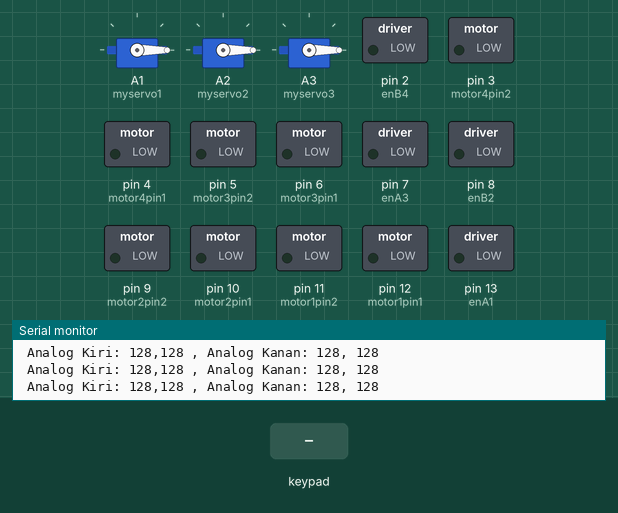
This sketch was run on a simulated Arduino Uno, built with avr-gcc and run on an emulated ATmega328P. Parts: 3 × servo, switched loads named in the sketch (green lamp = pin HIGH), the last lines printed to the serial monitor. The inputs (shaded band) are chosen by the test bench.

Above: at 1.7 s.
1.8 s: key 'U' pressed
At 2.02 s:
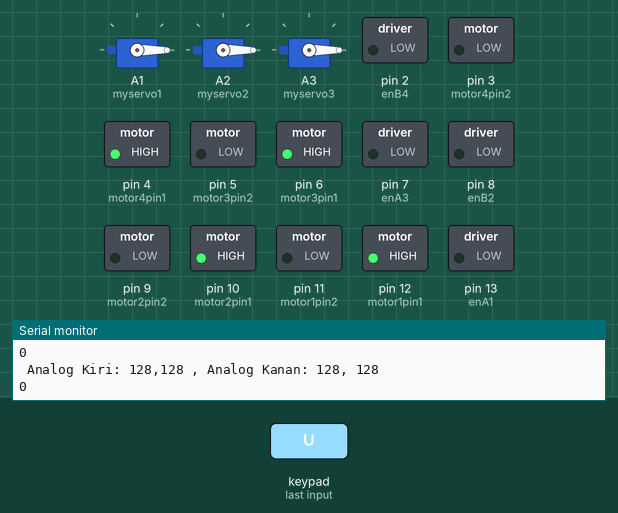
3.7 s: key 'D' pressed
At 3.9 s:
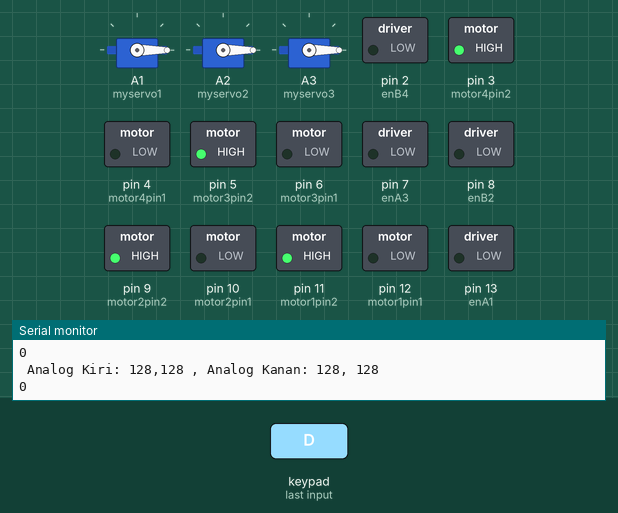
5.6 s: key 'X' pressed
At 5.81 s:
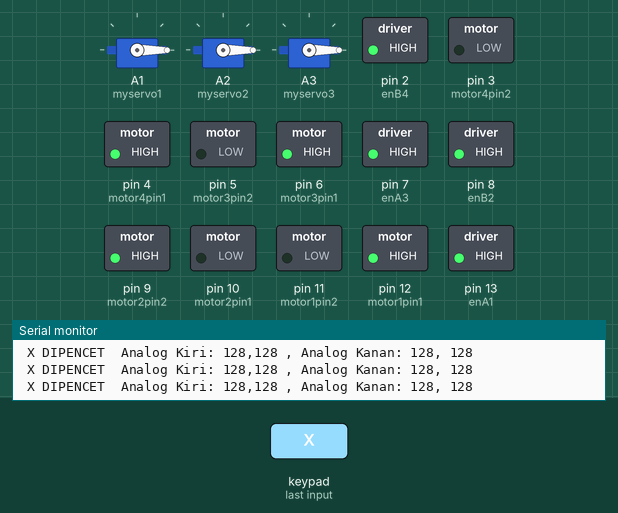
7.5 s: key 'O' pressed
At 7.72 s:
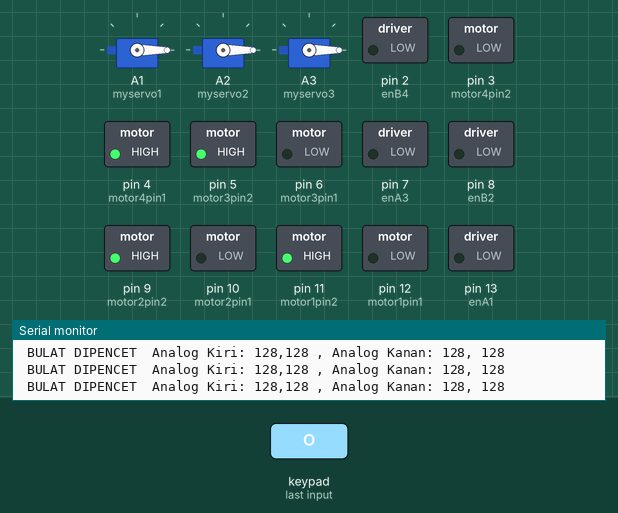
9.4 s: key 'L' pressed
At 9.6 s:
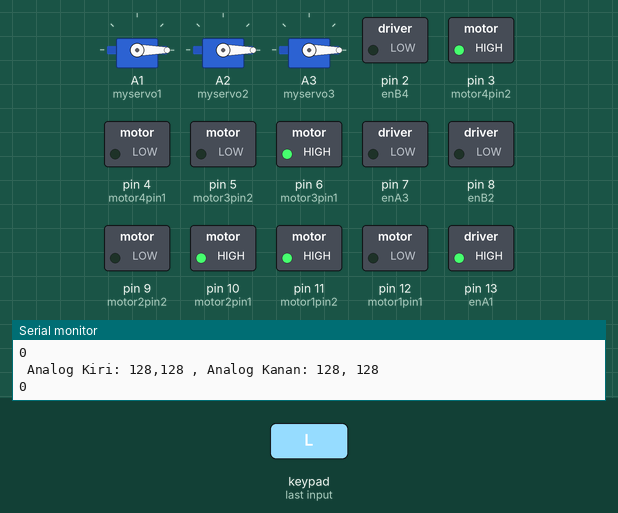
11.3 s: key 'S' pressed
At 11.51 s:
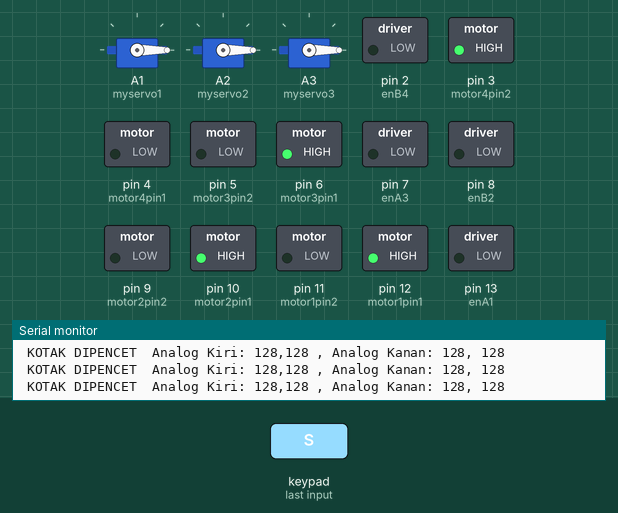
Timing chart, 0 to 14.2 s (numbered marks = the images above; inputs shaded):
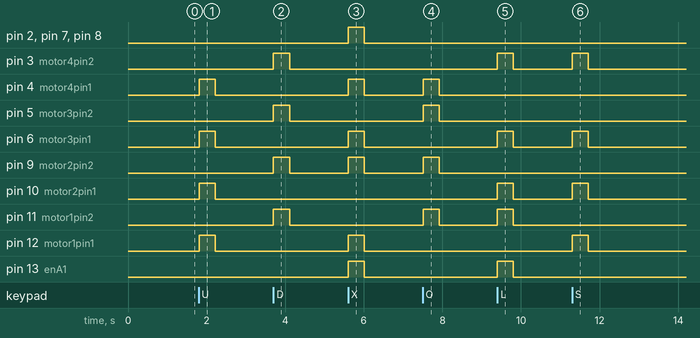

Measured:
- after the input at 1.8 s, pin 4 (motor4pin1), pin 6 (motor3pin1), pin 10 (motor2pin1), pin 12 (motor1pin1): LOW → HIGH at once, → LOW 0.41 s later
- after the input at 3.7 s, pin 3 (motor4pin2), pin 5 (motor3pin2), pin 9 (motor2pin2), pin 11 (motor1pin2): LOW → HIGH at once, → LOW 0.41 s later
- after the input at 5.6 s, pin 2 (enB4), pin 4 (motor4pin1), pin 6 (motor3pin1), pin 7 (enA3), pin 8 (enB2), pin 9 (motor2pin2), pin 12 (motor1pin1), pin 13 (enA1): LOW → HIGH at once, → LOW 0.41 s later
- after the input at 7.5 s, pin 4 (motor4pin1), pin 5 (motor3pin2), pin 9 (motor2pin2), pin 11 (motor1pin2): LOW → HIGH at once, → LOW 0.41 s later
- after the input at 9.4 s, pin 3 (motor4pin2), pin 6 (motor3pin1), pin 10 (motor2pin1), pin 11 (motor1pin2), pin 13 (enA1): LOW → HIGH at once, → LOW 0.41 s later
- after the input at 11.3 s, pin 3 (motor4pin2), pin 6 (motor3pin1), pin 10 (motor2pin1), pin 12 (motor1pin1): LOW → HIGH at once, → LOW 0.41 s later

The sketch:

KRTMI_JUARA_1_NASIONAL.ino
```cpp
#include <PS2X_lib.h>
int pwm;

#define enA1 13
#define enB2 8
#define enA3 7
#define enB4 2

#define motor1pin1 12
#define motor1pin2 11
#define motor2pin1 10
#define motor2pin2 9
#define motor3pin1 6
#define motor3pin2 5
#define motor4pin1 4
#define motor4pin2 3
PS2X ps2x;

int error = 0;
byte type = 0;
byte vibrate = 0;
int LY, LX, RY, RX, LYold, LXold, RYold, RXold;


//============================================== SERVO ======================================================
//#include <AX12A.h>
//#define DirectionPin  (10u)
//#define BaudRate    (1000000ul)
//#define ID    12

#include <Servo.h>
Servo myservo1; //-----> Capit
Servo myservo2; //-----> Putar
Servo myservo3; //-----> Naik Turun


//=============================================  SET UP  ===================================================
void setup() {

  //---------  PIN SERVO   --------
  myservo1.attach(A1);
  myservo2.attach(A2);
  myservo3.attach(A3);

  //-----  SUDUT AWAL SERVO ------
  myservo1.write(0);
  myservo2.write(0);
  myservo3.write(0);


  //ax12a.begin(BaudRate, DirectionPin, &Serial2);
  //ax12a.setEndless(ID, ON);

  pinMode(enA1, OUTPUT);
  pinMode(enB2, OUTPUT);
  pinMode(enA3, OUTPUT);
  pinMode(enB4, OUTPUT);
  pinMode(motor1pin1, OUTPUT);
  pinMode(motor1pin2, OUTPUT);
  pinMode(motor2pin1, OUTPUT);
  pinMode(motor2pin2, OUTPUT);
  pinMode(motor3pin1, OUTPUT);
  pinMode(motor3pin2, OUTPUT);
  pinMode(motor4pin1, OUTPUT);
  pinMode(motor4pin2, OUTPUT);

  Serial.begin(115200);
  delay(500);

//============================ 53 clock, 51 command, 52 attention, 50 data, Pressures?, Rumble? ====================================
  error = ps2x.config_gamepad(53, 51, 52, 50, true, true);
  if (error == 0) {
    Serial.println("Found Controller, configured successful dan bismillah juara 1");
  }

  else if (error == 1)
    Serial.println("No controller found, check wiring, see readme.txt to enable debug. visit www.billporter.info for troubleshooting tips");
  else if (error == 2)
    Serial.println("Controller found but not accepting commands. see readme.txt to enable debug. Visit www.billporter.info for troubleshooting tips");
  else if (error == 3)
    Serial.println("Controller refusing to enter Pressures mode, may not support it. ");

  type = ps2x.readType();
  switch (type) {
    case 0:
      Serial.println("Unknown Controller type");
      break;
    case 1:
      Serial.println("DualShock Controller Found");
      break;
    case 2:
      Serial.println("GuitarHero Controller Found");
      break;
  }
}


//===============================================  LOOPING  ======================================================
void loop()
{
  LY = (int) ps2x.Analog(PSS_LY);
  LX = (int) ps2x.Analog(PSS_LX);
  RY = (int) ps2x.Analog(PSS_RY);
  RX = (int) ps2x.Analog(PSS_RX);

  Serial.print(" Analog Kiri: ");
  Serial.print(ps2x.Analog(PSS_LY), DEC); //Left stick, Y axis. Other options: LX, RY, RX
  Serial.print(",");
  Serial.print(ps2x.Analog(PSS_LX), DEC);
  Serial.print(" ,");
  Serial.print(" Analog Kanan: ");
  Serial.print(ps2x.Analog(PSS_RY), DEC);
  Serial.print(", ");
  Serial.println(ps2x.Analog(PSS_RX), DEC);


 //================================= PEMBACAAN STIK =========================================
  ps2x.read_gamepad(false, vibrate);

  //SEGITIGA
  if (ps2x.Button(PSB_TRIANGLE))
  {
    analogWrite(enA1, 143);
    analogWrite(enB2, 140);
    analogWrite(enA3, 145);
    analogWrite(enB4, 140);
    digitalWrite(motor1pin1, LOW);
    digitalWrite(motor1pin2, HIGH);

    digitalWrite(motor2pin1, HIGH);
    digitalWrite(motor2pin2, LOW);

    digitalWrite(motor3pin1, LOW);
    digitalWrite(motor3pin2, HIGH);

    digitalWrite(motor4pin1, LOW);
    digitalWrite(motor4pin2, HIGH);
    Serial.print(" SEGITIGA DIPENCET ");
  }

  //X
  else if (ps2x.Button(PSB_CROSS))
  {
    analogWrite(enA1, 137);
    analogWrite(enB2, 130);
    analogWrite(enA3, 130);
    analogWrite(enB4, 130);
    digitalWrite(motor1pin1, HIGH);
    digitalWrite(motor1pin2, LOW);

    digitalWrite(motor2pin1, LOW);
    digitalWrite(motor2pin2, HIGH);

    digitalWrite(motor3pin1, HIGH);
    digitalWrite(motor3pin2, LOW);

    digitalWrite(motor4pin1, HIGH);
    digitalWrite(motor4pin2, LOW);
    Serial.print(" X DIPENCET ");
  }

//=================================================  SERVO CAPIT  ===========================================================
  else if (ps2x.Button(PSB_L1))
  {
    myservo1.write(25);
  }
  else if (ps2x.Button(PSB_L2))
  {
    myservo1.write(120);
  }

//===================================================  SERVO PUTAR  ========================================================
  else if (ps2x.Button(PSB_R1))
  {
    myservo2.write(25);
  }

  else if (ps2x.Button(PSB_R2))
  {
    myservo2.write(120);
  }


  //BULET
  else if (ps2x.Button(PSB_CIRCLE))
  {
    pwm = 65;
    analogWrite(enA1, pwm);
    analogWrite(enB2, pwm);
    analogWrite(enA3, pwm);
    analogWrite(enB4, pwm);
    digitalWrite(motor1pin1, LOW);
    digitalWrite(motor1pin2, HIGH);

    digitalWrite(motor2pin1, LOW);
    digitalWrite(motor2pin2, HIGH);

    digitalWrite(motor3pin1, LOW);
    digitalWrite(motor3pin2, HIGH);

    digitalWrite(motor4pin1, HIGH);
    digitalWrite(motor4pin2, LOW);
    Serial.print(" BULAT DIPENCET ");
  }

  //KOTAK
  else if (ps2x.Button(PSB_SQUARE))
  {
    pwm = 65;
    analogWrite(enA1, pwm);
    analogWrite(enB2, pwm);
    analogWrite(enA3, pwm);
    analogWrite(enB4, pwm);
    digitalWrite(motor1pin1, HIGH);
    digitalWrite(motor1pin2, LOW);

    digitalWrite(motor2pin1, HIGH);
    digitalWrite(motor2pin2, LOW);

    digitalWrite(motor3pin1, HIGH);
    digitalWrite(motor3pin2, LOW);

    digitalWrite(motor4pin1, LOW);
    digitalWrite(motor4pin2, HIGH);
    Serial.print(" KOTAK DIPENCET ");
  }


//=============================================== ANALOG KIRI ================================================
  //move forward ANALOG
  else if ((ps2x.Analog(PSS_LY) < 64) && ((ps2x.Analog(PSS_LX) >= 64) && (ps2x.Analog(PSS_LX) <= 192)))
  {
    analogWrite(enA1, 125);
    analogWrite(enB2, 95);
    analogWrite(enA3, 105);
    analogWrite(enB4, 115);
    digitalWrite(motor1pin1, HIGH);
    digitalWrite(motor1pin2, LOW);

    digitalWrite(motor2pin1, HIGH);
    digitalWrite(motor2pin2, LOW);

    digitalWrite(motor3pin1, HIGH);
    digitalWrite(motor3pin2, LOW);

    digitalWrite(motor4pin1, HIGH);
    digitalWrite(motor4pin2, LOW);
  }

  //move backward ANALOG
  else if ((ps2x.Analog(PSS_LY) > 192) && ((ps2x.Analog(PSS_LX) >= 64) && (ps2x.Analog(PSS_LX) <= 192)))
  {
    analogWrite(enA1, 125);
    analogWrite(enB2, 95);
    analogWrite(enA3, 105);
    analogWrite(enB4, 115);
    digitalWrite(motor1pin1, LOW);
    digitalWrite(motor1pin2, HIGH);

    digitalWrite(motor2pin1, LOW);
    digitalWrite(motor2pin2, HIGH);

    digitalWrite(motor3pin1, LOW);
    digitalWrite(motor3pin2, HIGH);

    digitalWrite(motor4pin1, LOW);
    digitalWrite(motor4pin2, HIGH);
  }

  //move left ANALOG
  else if ((ps2x.Analog(PSS_LX) < 64) && ((ps2x.Analog(PSS_LY) >= 64) && (ps2x.Analog(PSS_LY) <= 192)))
  {
    analogWrite(enA1, 140);
    analogWrite(enB2, 105);
    analogWrite(enA3, 101);
    analogWrite(enB4, 111);
    digitalWrite(motor1pin1, LOW);
    digitalWrite(motor1pin2, HIGH);

    digitalWrite(motor2pin1, HIGH);
    digitalWrite(motor2pin2, LOW);

    digitalWrite(motor3pin1, HIGH);
    digitalWrite(motor3pin2, LOW);

    digitalWrite(motor4pin1, LOW);
    digitalWrite(motor4pin2, HIGH);
  }

  //move right ANALOG
  else if ((ps2x.Analog(PSS_LX) > 192) && ((ps2x.Analog(PSS_LY) >= 64) && (ps2x.Analog(PSS_LY) <= 192)))
  {
    analogWrite(enA1, 131);
    analogWrite(enB2, 101);
    analogWrite(enA3, 101);
    analogWrite(enB4, 111);
    digitalWrite(motor1pin1, HIGH);
    digitalWrite(motor1pin2, LOW);

    digitalWrite(motor2pin1, LOW);
    digitalWrite(motor2pin2, HIGH);

    digitalWrite(motor3pin1, LOW);
    digitalWrite(motor3pin2, HIGH);

    digitalWrite(motor4pin1, HIGH);
    digitalWrite(motor4pin2, LOW);
  }


//================================================  ANALOG KANAN  ======================================================
  else if ((ps2x.Analog(PSS_RX) < 64) && ((ps2x.Analog(PSS_RY) >= 64) && (ps2x.Analog(PSS_RY) <= 192)))
  {
    muterka();
  }
  else if ((ps2x.Analog(PSS_RX) > 192) && ((ps2x.Analog(PSS_RY) >= 64) && (ps2x.Analog(PSS_RY) <= 192)))
  {
    muter();
  }


//============================================= ANALOG KIRI DIAGONAL ======================================================
  //MAJU KIRI
  else if ((ps2x.Analog(PSS_LY) < 50) && ((ps2x.Analog(PSS_LX) >= 0) && (ps2x.Analog(PSS_LX) <= 50)))
  {
    //analogWrite(enA1, pwm);
    analogWrite(enB2, 130);
    analogWrite(enA3, 130);
    //analogWrite(enB4, pwm);
    digitalWrite(motor2pin1, HIGH); digitalWrite(motor2pin2, LOW);
    digitalWrite(motor3pin1, LOW);  digitalWrite(motor3pin2, HIGH);
  }

  //MAJU KANAN
  else if ((ps2x.Analog(PSS_LY) < 64) && ((ps2x.Analog(PSS_LX) >= 200) && (ps2x.Analog(PSS_LX) <= 255)))
  {
    analogWrite(enA1, 130);
    //analogWrite(enB2, pwm);
    //analogWrite(enA3, pwm);
    analogWrite(enB4, 130);
    digitalWrite(motor1pin1, LOW);
    digitalWrite(motor1pin2, HIGH);

    digitalWrite(motor4pin1, LOW);
    digitalWrite(motor4pin2, HIGH);
  }

  //MUNDUR KIRI
  else if ((ps2x.Analog(PSS_LY) < 257) && ((ps2x.Analog(PSS_LX) >= 0) && (ps2x.Analog(PSS_LX) <= 64)))
  {
    analogWrite(enA1, 130);
    //analogWrite(enB2, pwm);
    //analogWrite(enA3, pwm);
    analogWrite(enB4, 130);
    digitalWrite(motor1pin1, HIGH);
    digitalWrite(motor1pin2, LOW);

    digitalWrite(motor4pin1, HIGH);
    digitalWrite(motor4pin2, LOW);
  }

  //MUNDUR KANAN
  else if ((ps2x.Analog(PSS_LY) > 220) && ((ps2x.Analog(PSS_LX) >= 200) && (ps2x.Analog(PSS_LX) <= 255)))
  {
    //analogWrite(enA1, pwm);
    //analogWrite(enB2, 75);
    //analogWrite(enA3, 75);
    //analogWrite(enB4, pwm);
    //digitalWrite(motor2pin1, LOW);
    //digitalWrite(motor2pin2, HIGH);
    //digitalWrite(motor3pin1, HIGH);
    //digitalWrite(motor3pin2, LOW);

  }


//=================================================== PAD BUTTON ==================================================
  //SELECT
  else if (ps2x.Button(PSB_SELECT))
  {
    myservo2.write(180);
  }

  //MOVE FORWARD
  else if (ps2x.Button(PSB_PAD_UP))
  {
    Serial.println(ps2x.Analog(PSAB_PAD_UP), DEC);
    maju();
  }

  //MOVE RIGHT
  else if (ps2x.Button(PSB_PAD_RIGHT))
  {
    belokkanan();
    Serial.println(ps2x.Analog(PSB_PAD_RIGHT), DEC);      //move right
  }

  //MOVE LEFT
  else if (ps2x.Button(PSB_PAD_LEFT))
  {
    belokkiri();
    Serial.println(ps2x.Analog(PSB_PAD_LEFT), DEC);
  }

  //MOVE BACKWARD
  else if (ps2x.Button(PSB_PAD_DOWN))
  {
    mundur();
    Serial.println(ps2x.Analog(PSAB_PAD_DOWN), DEC);
  }


//=======================================================  SERVO AX  ===================================================
  else if ((ps2x.Analog(PSS_RY) < 64) && ((ps2x.Analog(PSS_RX) >= 64) && (ps2x.Analog(PSS_RX) <= 192)))
  {
    myservo3.write(25);
    //ax12a.ledStatus(ID, OFF);
    //ax12a.turn(ID, RIGHT, 500);
  }
  else if ((ps2x.Analog(PSS_RY) > 192) && ((ps2x.Analog(PSS_RX) >= 64) && (ps2x.Analog(PSS_RX) <= 192)))
  {
    myservo3.write(120);
    //ax12a.ledStatus(ID, ON);
    //ax12a.turn(ID, LEFT, 500);
  }


//====================================================  STOP  ============================================================
  else
  {
    hop();
    //ax12a.turn(ID, LEFT, 0);
  }


//---------------------------------------------------  UWU  ------------------------------------------------------------
  if (LX != LXold || LY != LYold)
  {
    Serial.print("L Stick Values:");
    Serial.print(LY, DEC);
    Serial.print(",");
    Serial.println(LX, DEC);
  }
  if (RX != RXold || RY != RYold)
  {
    Serial.print("R Stick Values:");
    Serial.print(RY, DEC);
    Serial.print(",");
    Serial.println(RX, DEC);
  }

  LYold = LY;
  LXold = LX;
  RYold = RY;
  RXold = RX;

  delay(20);
}


//=========================================================  VOID  ===========================================================

void makan() {
  pwm = 100;
  analogWrite(enA1, pwm);
  //analogWrite(enB2, pwm);
  //analogWrite(enA3, pwm);
  analogWrite(enB4, pwm);
  digitalWrite(motor1pin1, LOW); //DEPAN
  digitalWrite(motor1pin2, HIGH);

  digitalWrite(motor4pin1, LOW);
  digitalWrite(motor4pin2, HIGH);
}

void makir() {
  pwm = 100;
  //analogWrite(enA1, pwm);
  analogWrite(enB2, pwm);
  analogWrite(enA3, pwm);
  //analogWrite(enB4, pwm);

  digitalWrite(motor2pin1, HIGH);
  digitalWrite(motor2pin2, LOW);

  digitalWrite(motor3pin1, LOW);
  digitalWrite(motor3pin2, HIGH);
}

void mukir() {
  pwm = 100;
  analogWrite(enA1, pwm);
  //analogWrite(enB2, pwm);
  //analogWrite(enA3, pwm);
  analogWrite(enB4, pwm);
  digitalWrite(motor1pin1, HIGH); //DEPAN
  digitalWrite(motor1pin2, LOW);

  digitalWrite(motor4pin1, HIGH);
  digitalWrite(motor4pin2, LOW);
}

void mukan() {
  pwm = 100;
  //analogWrite(enA1, pwm);
  analogWrite(enB2, pwm);
  analogWrite(enA3, pwm);
  //analogWrite(enB4, pwm);

  digitalWrite(motor2pin1, LOW);
  digitalWrite(motor2pin2, HIGH);

  digitalWrite(motor3pin1, HIGH);
  digitalWrite(motor3pin2, LOW);
}


//----------------------------------------------  VOID PAD  -----------------------------------------------------
void maju() {
  pwm = 50;
  analogWrite(enA1, 125);
  analogWrite(enB2, 95);
  analogWrite(enA3, 105);
  analogWrite(enB4, 115);
  digitalWrite(motor1pin1, HIGH); //DEPAN
  digitalWrite(motor1pin2, LOW);

  digitalWrite(motor2pin1, HIGH);
  digitalWrite(motor2pin2, LOW);

  digitalWrite(motor3pin1, HIGH);
  digitalWrite(motor3pin2, LOW);

  digitalWrite(motor4pin1, HIGH);
  digitalWrite(motor4pin2, LOW);
}

void mundur () {
  pwm = 100;
  analogWrite(enA1, 125);
  analogWrite(enB2, 95);
  analogWrite(enA3, 105);
  analogWrite(enB4, 115);
  digitalWrite(motor1pin1, LOW);  //BELAKANG
  digitalWrite(motor1pin2, HIGH);

  digitalWrite(motor2pin1, LOW);
  digitalWrite(motor2pin2, HIGH);

  digitalWrite(motor3pin1, LOW);
  digitalWrite(motor3pin2, HIGH);

  digitalWrite(motor4pin1, LOW);
  digitalWrite(motor4pin2, HIGH);
}

void belokkanan () {
  pwm = 100;
  analogWrite(enA1, 131);
  analogWrite(enB2, 101);
  analogWrite(enA3, 101);
  analogWrite(enB4, 111);
  digitalWrite(motor1pin1, HIGH); //KANAN
  digitalWrite(motor1pin2, LOW);

  digitalWrite(motor2pin1, LOW);
  digitalWrite(motor2pin2, HIGH);

  digitalWrite(motor3pin1, LOW);
  digitalWrite(motor3pin2, HIGH);

  digitalWrite(motor4pin1, HIGH);
  digitalWrite(motor4pin2, LOW);

}

void belokkiri () {
  analogWrite(enA1, 140);
  analogWrite(enB2, 105);
  analogWrite(enA3, 101);
  analogWrite(enB4, 111);
  digitalWrite(motor1pin1, LOW); //KIRI
  digitalWrite(motor1pin2, HIGH);

  digitalWrite(motor2pin1, HIGH);
  digitalWrite(motor2pin2, LOW);

  digitalWrite(motor3pin1, HIGH);
  digitalWrite(motor3pin2, LOW);

  digitalWrite(motor4pin1, LOW);
  digitalWrite(motor4pin2, HIGH);
}

void muter () {
  pwm = 130;
  analogWrite(enA1, pwm);
  analogWrite(enB2, pwm);
  analogWrite(enA3, pwm);
  analogWrite(enB4, pwm);
  digitalWrite(motor1pin1, LOW);
  digitalWrite(motor1pin2, HIGH);

  digitalWrite(motor2pin1, LOW);
  digitalWrite(motor2pin2, HIGH);

  digitalWrite(motor3pin1, LOW);
  digitalWrite(motor3pin2, HIGH);

  digitalWrite(motor4pin1, HIGH);
  digitalWrite(motor4pin2, LOW);
}

void muterka () {
  pwm = 130;
  analogWrite(enA1, pwm);
  analogWrite(enB2, pwm);
  analogWrite(enA3, pwm);
  analogWrite(enB4, pwm);
  digitalWrite(motor1pin1, HIGH);
  digitalWrite(motor1pin2, LOW);

  digitalWrite(motor2pin1, HIGH);
  digitalWrite(motor2pin2, LOW);

  digitalWrite(motor3pin1, HIGH);
  digitalWrite(motor3pin2, LOW);

  digitalWrite(motor4pin1, LOW);
  digitalWrite(motor4pin2, HIGH);
}

void hop () {
  analogWrite(enA1, 0);
  analogWrite(enB2, 0);
  analogWrite(enA3, 0);
  analogWrite(enB4, 0);
  digitalWrite(motor1pin1, LOW); //HENTI
  digitalWrite(motor1pin2, LOW);

  digitalWrite(motor2pin1, LOW);
  digitalWrite(motor2pin2, LOW);

  digitalWrite(motor3pin1, LOW);
  digitalWrite(motor3pin2, LOW);

  digitalWrite(motor4pin1, LOW);
  digitalWrite(motor4pin2, LOW);
}
```
